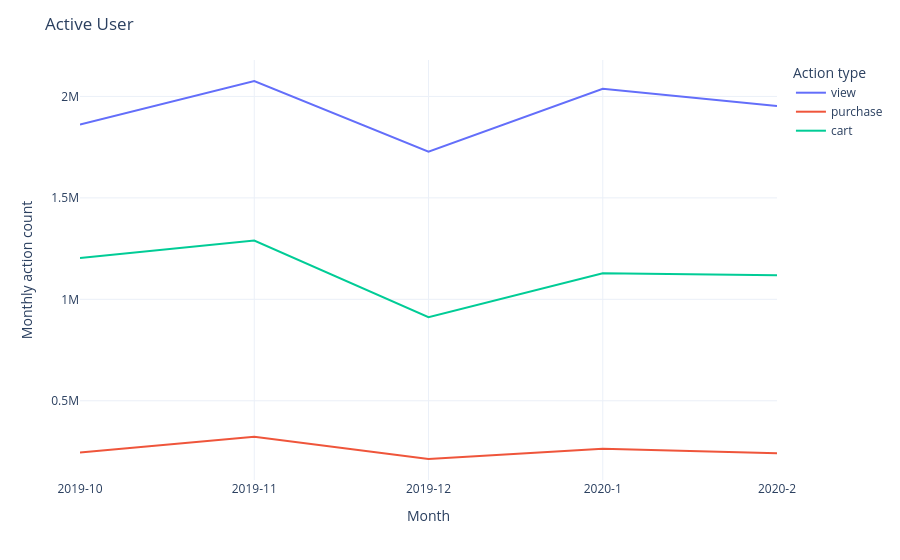

Notebook code for this chart:
### Code cell
fig_2 = px.line(data_frame=monthly_total_action, x='month', y='num_action', color = 'type')
fig_2.update_xaxes(type = 'category')
fig_2.update_layout(template = 'plotly_white', xaxis_title = 'Month', yaxis_title = 'Monthly action count', legend_title_text ='Action type', title = 'Active User')

### Figure 1 — Plotly figure (JSON) as saved in the notebook; plotly's stock layout.template omitted (floating-point values rounded to 4 significant figures)
{"data": [{"hovertemplate": "type=view<br>month=%{x}<br>num_action=%{y}<extra></extra>", "legendgroup": "view", "line": {"color": "#636efa", "dash": "solid"}, "marker": {"symbol": "circle"}, "mode": "lines", "name": "view", "orientation": "v", "showlegend": true, "type": "scatter", "x": ["2019-10", "2019-11", "2019-12", "2020-1", "2020-2"], "xaxis": "x", "y": [1862050, 2075993, 1728221, 2037501, 1953025], "yaxis": "y"}, {"hovertemplate": "type=purchase<br>month=%{x}<br>num_action=%{y}<extra></extra>", "legendgroup": "purchase", "line": {"color": "#EF553B", "dash": "solid"}, "marker": {"symbol": "circle"}, "mode": "lines", "name": "purchase", "orientation": "v", "showlegend": true, "type": "scatter", "x": ["2019-10", "2019-11", "2019-12", "2020-1", "2020-2"], "xaxis": "x", "y": [245281, 322269, 213066, 263605, 241881], "yaxis": "y"}, {"hovertemplate": "type=cart<br>month=%{x}<br>num_action=%{y}<extra></extra>", "legendgroup": "cart", "line": {"color": "#00cc96", "dash": "solid"}, "marker": {"symbol": "circle"}, "mode": "lines", "name": "cart", "orientation": "v", "showlegend": true, "type": "scatter", "x": ["2019-10", "2019-11", "2019-12", "2020-1", "2020-2"], "xaxis": "x", "y": [1204218, 1289632, 911641, 1128662, 1118838], "yaxis": "y"}], "layout": {"legend": {"title": {"text": "Action type"}, "tracegroupgap": 0}, "margin": {"t": 60}, "title": {"text": "Active User"}, "xaxis": {"anchor": "y", "domain": [0, 1], "title": {"text": "Month"}, "type": "category"}, "yaxis": {"anchor": "x", "domain": [0, 1], "title": {"text": "Monthly action count"}}}}
